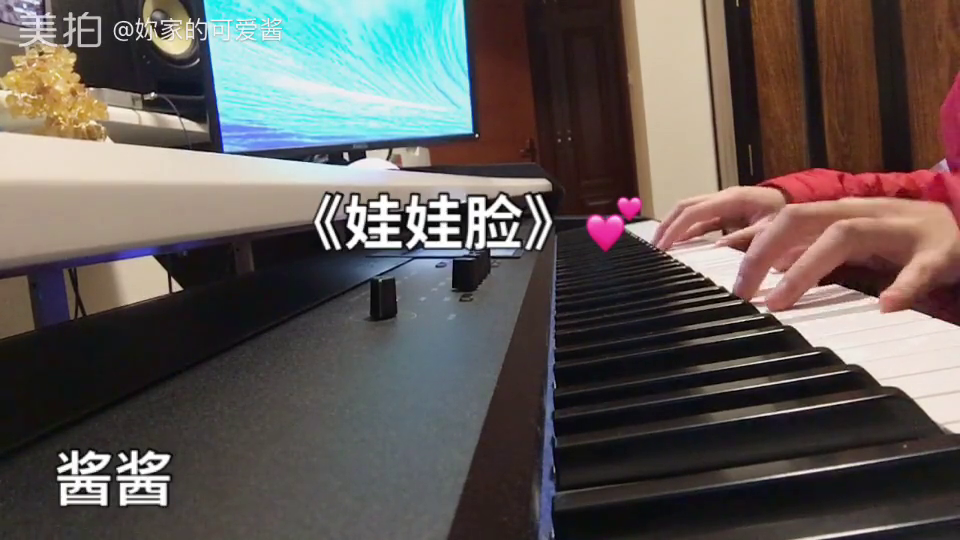
#> input picture frame 66 of imgcv/res/video.mp4, 960 x 540 px
$ python videoread.py
#> lines starting #> are read from the running program, lines starting #| are printed output that depends on the picture
import cv2 as cv
import numpy as np

cap = cv.VideoCapture('./res/video.mp4')

'''
read 读取视频
'''
# while(True):
#
#     ret, frame = cap.read()
#
#     gray = cv.cvtColor(frame, cv.COLOR_RGB2XYZ)
#
#     cv.imshow('frame', gray)
#
#     if cv.waitKey(1) == ord('q'):
#         break
#
# cap.release()
#
# cv.destroyAllWindows()

'''
save 保存视频
'''
fourcc = cv.VideoWriter_fourcc(*'XVID')
out = cv.VideoWriter('./res/writeVideo.mp4', fourcc, 2.0, (740, 780), True)

while cap.isOpened():

    ret, frame = cap.read()
#> frame is the input picture: shape (540, 960, 3); mean B, G, R 87.1, 90.4, 96.9

    if ret:

        # frame = cv.flip(frame, 1)

        frame = cv.cvtColor(frame, cv.COLOR_RGB2GRAY)
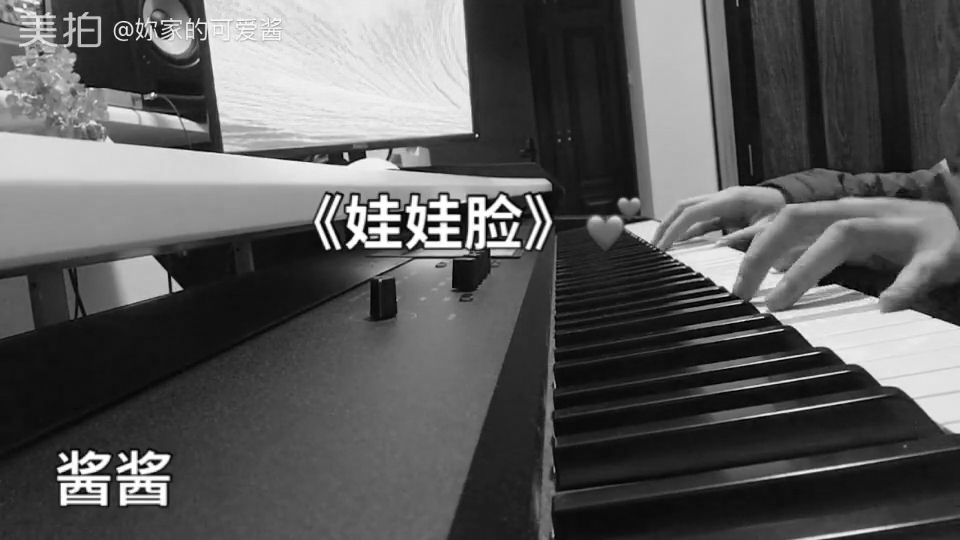
#> frame: shape (540, 960); min 0, max 255, mean 90.2

        out.write(frame)

        cv.imshow('frame', frame)

        if cv.waitKey(1) == 27:
#> (key q is pressed here)
            break
    else:
        break

cap.release()

out.release()

cv.destroyAllWindows()

$ run again, starting later in the video
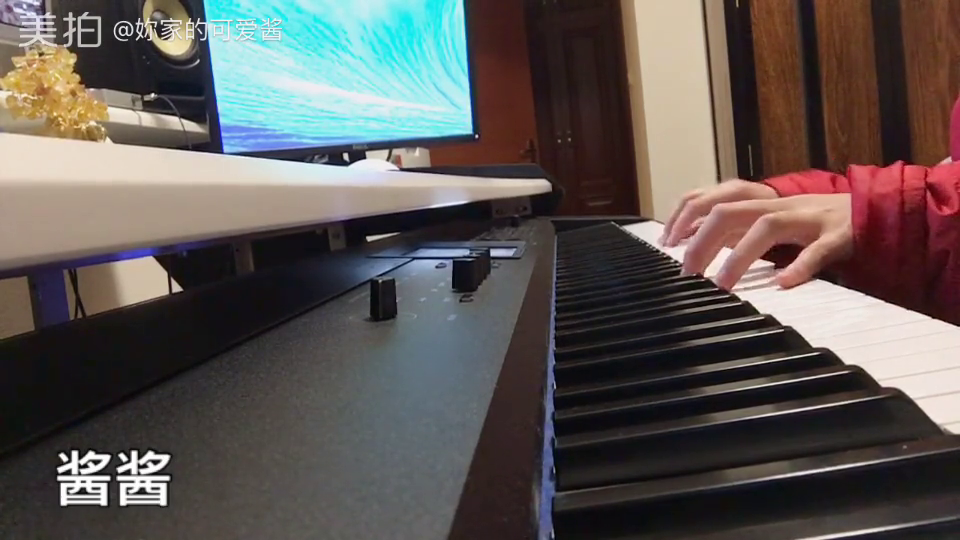
#> input picture frame 297 of imgcv/res/video.mp4, 960 x 540 px
#> frame is the input picture: shape (540, 960, 3); mean B, G, R 84.8, 87.6, 94
#> `frame = cv.cvtColor(frame, cv.COLOR_RGB2GRAY)`:
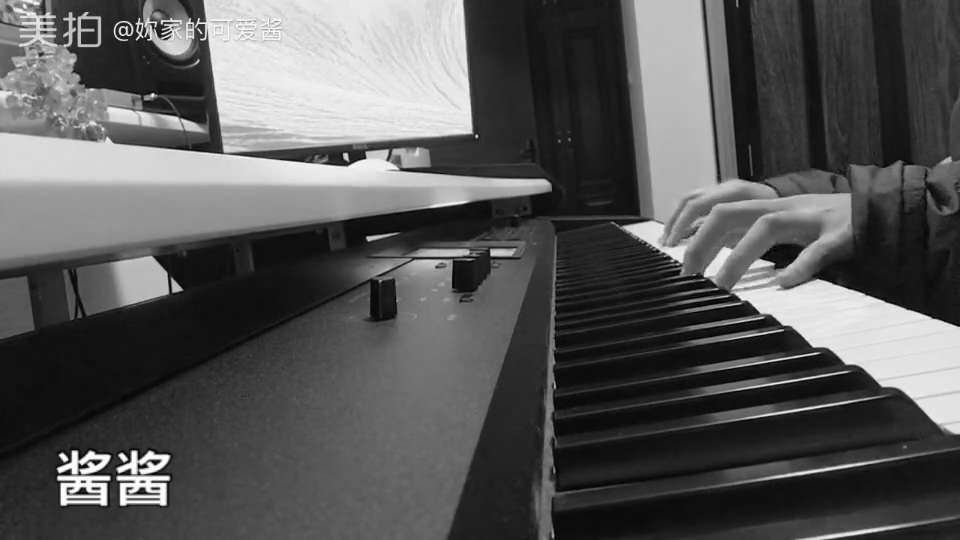
#> frame: shape (540, 960); min 0, max 255, mean 87.6

$ run again, starting later in the video
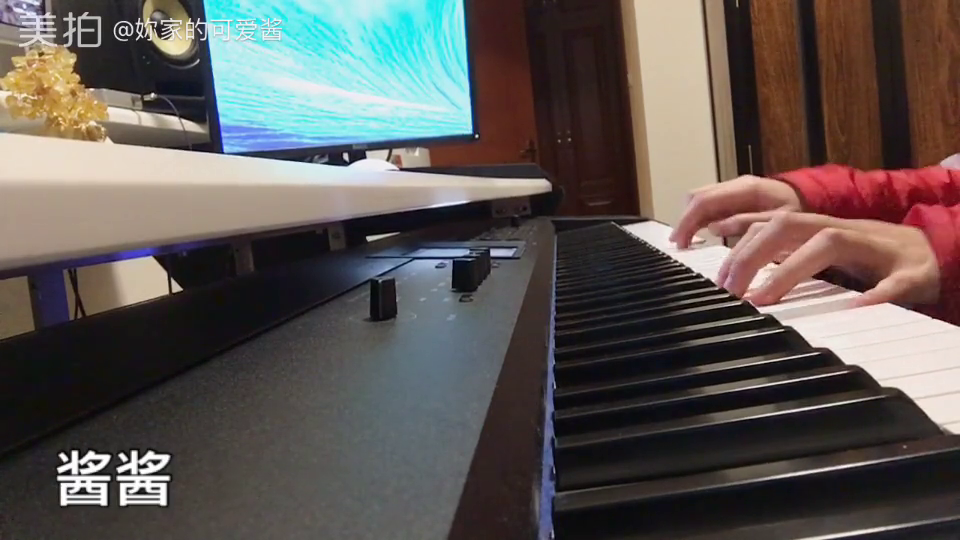
#> input picture frame 528 of imgcv/res/video.mp4, 960 x 540 px
#> frame is the input picture: shape (540, 960, 3); mean B, G, R 85, 88.3, 94.7
#> `frame = cv.cvtColor(frame, cv.COLOR_RGB2GRAY)`:
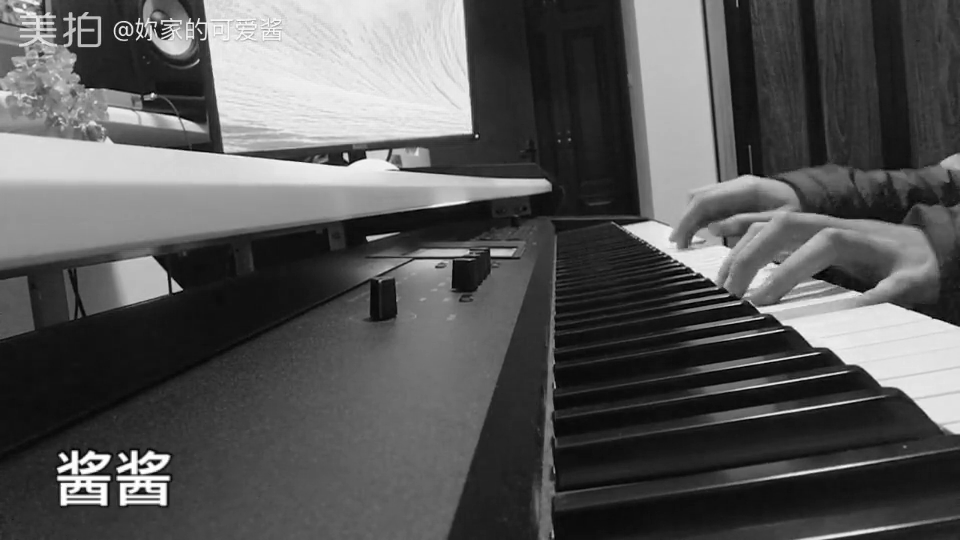
#> frame: shape (540, 960); min 0, max 255, mean 88.1
